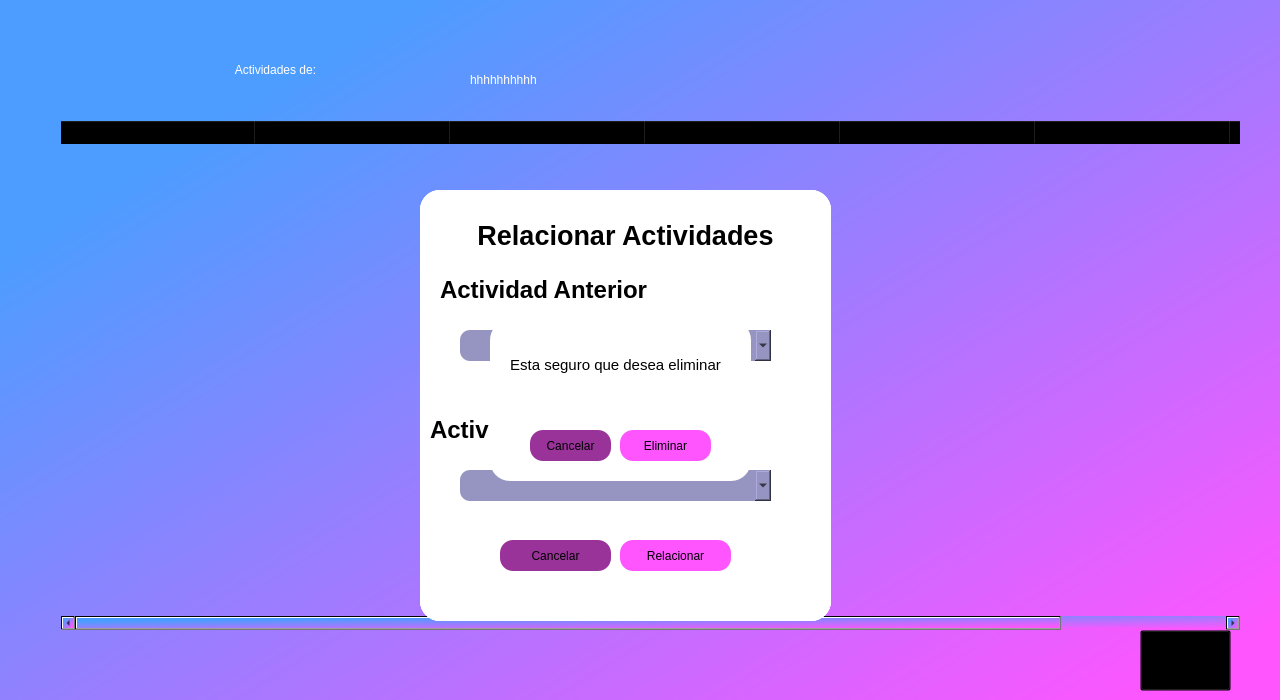
<?xml version="1.0" encoding="UTF-8"?>
<ui version="4.0">
 <class>Dialog</class>
 <widget class="QDialog" name="Dialog">
  <property name="enabled">
   <bool>true</bool>
  </property>
  <property name="geometry">
   <rect>
    <x>0</x>
    <y>0</y>
    <width>1280</width>
    <height>700</height>
   </rect>
  </property>
  <property name="windowTitle">
   <string>Dialog</string>
  </property>
  <layout class="QVBoxLayout" name="verticalLayout">
   <property name="spacing">
    <number>0</number>
   </property>
   <property name="leftMargin">
    <number>0</number>
   </property>
   <property name="topMargin">
    <number>0</number>
   </property>
   <property name="rightMargin">
    <number>0</number>
   </property>
   <property name="bottomMargin">
    <number>0</number>
   </property>
   <item>
    <widget class="QWidget" name="fondo" native="true">
     <property name="enabled">
      <bool>true</bool>
     </property>
     <property name="mouseTracking">
      <bool>true</bool>
     </property>
     <property name="autoFillBackground">
      <bool>false</bool>
     </property>
     <property name="styleSheet">
      <string notr="true">background-color:qlineargradient(spread:pad, x1:0.147, y1:0.193182, x2:0.975, y2:0.925682, stop:0 rgba(76, 157, 255, 255), stop:0.997468 rgba(255, 85, 255, 255))</string>
     </property>
     <widget class="QLabel" name="pro">
      <property name="geometry">
       <rect>
        <x>60</x>
        <y>30</y>
        <width>431</width>
        <height>81</height>
       </rect>
      </property>
      <property name="autoFillBackground">
       <bool>false</bool>
      </property>
      <property name="styleSheet">
       <string notr="true"> color:rgb(255, 255, 255);
font: 36pt &quot;Verdana&quot;;
background-color: rgba(0,0,0,0);
border-radius:20;</string>
      </property>
      <property name="text">
       <string>&lt;html&gt;&lt;head/&gt;&lt;body&gt;&lt;p align=&quot;center&quot;&gt;Actividades de:&lt;/p&gt;&lt;/body&gt;&lt;/html&gt;</string>
      </property>
      <property name="alignment">
       <set>Qt::AlignLeading|Qt::AlignLeft|Qt::AlignVCenter</set>
      </property>
     </widget>
     <widget class="QTableWidget" name="tableWidget">
      <property name="geometry">
       <rect>
        <x>60</x>
        <y>120</y>
        <width>1181</width>
        <height>511</height>
       </rect>
      </property>
      <property name="styleSheet">
       <string notr="true">background-color: rgba(0,0,0,0);
font: 12pt &quot;Verdana&quot;;</string>
      </property>
      <property name="showGrid">
       <bool>true</bool>
      </property>
      <property name="wordWrap">
       <bool>true</bool>
      </property>
      <attribute name="horizontalHeaderVisible">
       <bool>true</bool>
      </attribute>
      <attribute name="horizontalHeaderDefaultSectionSize">
       <number>195</number>
      </attribute>
      <attribute name="horizontalHeaderHighlightSections">
       <bool>true</bool>
      </attribute>
      <attribute name="verticalHeaderCascadingSectionResizes">
       <bool>false</bool>
      </attribute>
      <attribute name="verticalHeaderDefaultSectionSize">
       <number>30</number>
      </attribute>
      <column>
       <property name="text">
        <string>Nombre</string>
       </property>
       <property name="font">
        <font>
         <family>Verdana</family>
         <pointsize>12</pointsize>
         <weight>75</weight>
         <bold>true</bold>
        </font>
       </property>
      </column>
      <column>
       <property name="text">
        <string>Duracion</string>
       </property>
       <property name="font">
        <font>
         <family>Verdana</family>
         <pointsize>12</pointsize>
         <weight>75</weight>
         <bold>true</bold>
        </font>
       </property>
      </column>
      <column>
       <property name="text">
        <string>Fecha de inicio</string>
       </property>
       <property name="font">
        <font>
         <family>Verdana</family>
         <pointsize>12</pointsize>
         <weight>75</weight>
         <bold>true</bold>
        </font>
       </property>
      </column>
      <column>
       <property name="text">
        <string>Fecha fin</string>
       </property>
       <property name="font">
        <font>
         <family>Verdana</family>
         <pointsize>12</pointsize>
         <weight>75</weight>
         <bold>true</bold>
        </font>
       </property>
      </column>
      <column>
       <property name="text">
        <string>Critico</string>
       </property>
       <property name="font">
        <font>
         <family>Verdana</family>
         <pointsize>12</pointsize>
         <weight>75</weight>
         <bold>true</bold>
        </font>
       </property>
      </column>
      <column>
       <property name="text">
        <string>Editar</string>
       </property>
       <property name="font">
        <font>
         <family>Verdana</family>
         <pointsize>12</pointsize>
         <weight>75</weight>
         <bold>true</bold>
        </font>
       </property>
      </column>
      <column>
       <property name="text">
        <string>Eliminar</string>
       </property>
       <property name="font">
        <font>
         <family>Verdana</family>
         <pointsize>12</pointsize>
         <weight>75</weight>
         <bold>true</bold>
        </font>
       </property>
      </column>
     </widget>
     <widget class="QLabel" name="name">
      <property name="geometry">
       <rect>
        <x>470</x>
        <y>60</y>
        <width>461</width>
        <height>39</height>
       </rect>
      </property>
      <property name="styleSheet">
       <string notr="true">font: 26pt &quot;Rockwell&quot;; color:rgb(255, 255, 255);
background-color: rgba(0,0,0,0);
border-radius:20;</string>
      </property>
      <property name="text">
       <string>hhhhhhhhhh</string>
      </property>
     </widget>
     <widget class="QWidget" name="editar_act" native="true">
      <property name="enabled">
       <bool>true</bool>
      </property>
      <property name="geometry">
       <rect>
        <x>420</x>
        <y>190</y>
        <width>411</width>
        <height>431</height>
       </rect>
      </property>
      <property name="styleSheet">
       <string notr="true">background-color: rgb(255, 255, 255);
border-bottom-left-radius: 20px;
border-bottom-right-radius:20px;
border-top-left-radius: 20px;
border-top-right-radius: 20px;</string>
      </property>
      <widget class="QLabel" name="label_8">
       <property name="geometry">
        <rect>
         <x>10</x>
         <y>20</y>
         <width>391</width>
         <height>61</height>
        </rect>
       </property>
       <property name="autoFillBackground">
        <bool>false</bool>
       </property>
       <property name="styleSheet">
        <string notr="true">color: rgb(0, 0, 0);
font: 28pt &quot;Verdana&quot;;
background-color: rgba(0,0,0,0);
border-radius:20;</string>
       </property>
       <property name="text">
        <string>&lt;html&gt;&lt;head/&gt;&lt;body&gt;&lt;p align=&quot;center&quot;&gt;&lt;span style=&quot; font-size:24pt; font-weight:600;&quot;&gt;Editar Actividad&lt;/span&gt;&lt;/p&gt;&lt;/body&gt;&lt;/html&gt;</string>
       </property>
       <property name="alignment">
        <set>Qt::AlignLeading|Qt::AlignLeft|Qt::AlignVCenter</set>
       </property>
      </widget>
      <widget class="QLabel" name="label_9">
       <property name="geometry">
        <rect>
         <x>10</x>
         <y>80</y>
         <width>281</width>
         <height>61</height>
        </rect>
       </property>
       <property name="autoFillBackground">
        <bool>false</bool>
       </property>
       <property name="styleSheet">
        <string notr="true">color: rgb(0, 0, 0);
background-color: rgba(0,0,0,0);
border-radius:20;
font: 75 16pt &quot;Verdana&quot;;</string>
       </property>
       <property name="text">
        <string>&lt;html&gt;&lt;head/&gt;&lt;body&gt;&lt;p&gt;&lt;span style=&quot; font-size:18pt; font-weight:600;&quot;&gt;Nombre&lt;/span&gt;&lt;/p&gt;&lt;/body&gt;&lt;/html&gt;</string>
       </property>
       <property name="alignment">
        <set>Qt::AlignLeading|Qt::AlignLeft|Qt::AlignVCenter</set>
       </property>
      </widget>
      <widget class="QPushButton" name="cancelarbtn_3">
       <property name="geometry">
        <rect>
         <x>80</x>
         <y>350</y>
         <width>111</width>
         <height>31</height>
        </rect>
       </property>
       <property name="styleSheet">
        <string notr="true">background-color: rgb(153, 51, 153);
border-radius:13px;</string>
       </property>
       <property name="text">
        <string>Cancelar</string>
       </property>
      </widget>
      <widget class="QLabel" name="label_10">
       <property name="geometry">
        <rect>
         <x>10</x>
         <y>210</y>
         <width>281</width>
         <height>61</height>
        </rect>
       </property>
       <property name="autoFillBackground">
        <bool>false</bool>
       </property>
       <property name="styleSheet">
        <string notr="true">color: rgb(0, 0, 0);
background-color: rgba(0,0,0,0);
border-radius:20;
font: 75 16pt &quot;Verdana&quot;;</string>
       </property>
       <property name="text">
        <string>&lt;html&gt;&lt;head/&gt;&lt;body&gt;&lt;p&gt;&lt;span style=&quot; font-size:18pt; font-weight:600;&quot;&gt;Duracion&lt;/span&gt;&lt;/p&gt;&lt;/body&gt;&lt;/html&gt;</string>
       </property>
       <property name="alignment">
        <set>Qt::AlignLeading|Qt::AlignLeft|Qt::AlignVCenter</set>
       </property>
      </widget>
      <widget class="QLineEdit" name="nom_1">
       <property name="geometry">
        <rect>
         <x>10</x>
         <y>150</y>
         <width>381</width>
         <height>41</height>
        </rect>
       </property>
       <property name="styleSheet">
        <string notr="true">background-color: rgb(155, 159, 206);
border-radius:10px;
font: 12pt &quot;Verdana&quot;;</string>
       </property>
      </widget>
      <widget class="QLineEdit" name="dur">
       <property name="geometry">
        <rect>
         <x>10</x>
         <y>270</y>
         <width>381</width>
         <height>41</height>
        </rect>
       </property>
       <property name="styleSheet">
        <string notr="true">background-color: rgb(155, 159, 206);
border-radius:10px;
font: 12pt &quot;Verdana&quot;;</string>
       </property>
      </widget>
      <widget class="QPushButton" name="editar_btn">
       <property name="geometry">
        <rect>
         <x>200</x>
         <y>350</y>
         <width>111</width>
         <height>31</height>
        </rect>
       </property>
       <property name="styleSheet">
        <string notr="true">background-color:rgb(255, 85, 255);
border-radius:13px;</string>
       </property>
       <property name="text">
        <string>Editar</string>
       </property>
      </widget>
     </widget>
     <widget class="QWidget" name="eliminar" native="true">
      <property name="enabled">
       <bool>true</bool>
      </property>
      <property name="geometry">
       <rect>
        <x>490</x>
        <y>320</y>
        <width>261</width>
        <height>161</height>
       </rect>
      </property>
      <property name="styleSheet">
       <string notr="true">background-color: rgb(255, 255, 255);
border-bottom-left-radius: 20px;
border-bottom-right-radius:20px;
border-top-left-radius: 20px;
border-top-right-radius: 20px;</string>
      </property>
      <widget class="QLabel" name="label_7">
       <property name="geometry">
        <rect>
         <x>0</x>
         <y>10</y>
         <width>251</width>
         <height>71</height>
        </rect>
       </property>
       <property name="autoFillBackground">
        <bool>false</bool>
       </property>
       <property name="styleSheet">
        <string notr="true">color: rgb(0, 0, 0);
font: 18pt &quot;Verdana&quot;;
background-color: rgba(0,0,0,0);
border-radius:20;</string>
       </property>
       <property name="text">
        <string>&lt;html&gt;&lt;head/&gt;&lt;body&gt;&lt;p align=&quot;center&quot;&gt;&lt;span style=&quot; font-size:11pt;&quot;&gt;Esta seguro que desea eliminar&lt;/span&gt;&lt;/p&gt;&lt;/body&gt;&lt;/html&gt;</string>
       </property>
       <property name="alignment">
        <set>Qt::AlignLeading|Qt::AlignLeft|Qt::AlignVCenter</set>
       </property>
      </widget>
      <widget class="QLabel" name="nom_proy">
       <property name="geometry">
        <rect>
         <x>10</x>
         <y>70</y>
         <width>241</width>
         <height>41</height>
        </rect>
       </property>
       <property name="text">
        <string/>
       </property>
      </widget>
      <widget class="QPushButton" name="cancelarbtn_2">
       <property name="geometry">
        <rect>
         <x>40</x>
         <y>110</y>
         <width>81</width>
         <height>31</height>
        </rect>
       </property>
       <property name="styleSheet">
        <string notr="true">background-color: rgb(153, 51, 153);
border-radius:13px;</string>
       </property>
       <property name="text">
        <string>Cancelar</string>
       </property>
      </widget>
      <widget class="QPushButton" name="eliminarbtn">
       <property name="geometry">
        <rect>
         <x>130</x>
         <y>110</y>
         <width>91</width>
         <height>31</height>
        </rect>
       </property>
       <property name="styleSheet">
        <string notr="true">background-color:rgb(255, 85, 255);
border-radius:13px;</string>
       </property>
       <property name="text">
        <string>Eliminar</string>
       </property>
      </widget>
     </widget>
     <widget class="QWidget" name="crear_act" native="true">
      <property name="enabled">
       <bool>true</bool>
      </property>
      <property name="geometry">
       <rect>
        <x>420</x>
        <y>190</y>
        <width>411</width>
        <height>431</height>
       </rect>
      </property>
      <property name="styleSheet">
       <string notr="true">background-color: rgb(255, 255, 255);
border-bottom-left-radius: 20px;
border-bottom-right-radius:20px;
border-top-left-radius: 20px;
border-top-right-radius: 20px;</string>
      </property>
      <widget class="QLabel" name="label_11">
       <property name="geometry">
        <rect>
         <x>10</x>
         <y>20</y>
         <width>391</width>
         <height>61</height>
        </rect>
       </property>
       <property name="autoFillBackground">
        <bool>false</bool>
       </property>
       <property name="styleSheet">
        <string notr="true">color: rgb(0, 0, 0);
font: 28pt &quot;Verdana&quot;;
background-color: rgba(0,0,0,0);
border-radius:20;</string>
       </property>
       <property name="text">
        <string>&lt;html&gt;&lt;head/&gt;&lt;body&gt;&lt;p align=&quot;center&quot;&gt;&lt;span style=&quot; font-size:24pt; font-weight:600;&quot;&gt;Crear Actividad&lt;/span&gt;&lt;/p&gt;&lt;/body&gt;&lt;/html&gt;</string>
       </property>
       <property name="alignment">
        <set>Qt::AlignLeading|Qt::AlignLeft|Qt::AlignVCenter</set>
       </property>
      </widget>
      <widget class="QLabel" name="label_12">
       <property name="geometry">
        <rect>
         <x>10</x>
         <y>80</y>
         <width>281</width>
         <height>61</height>
        </rect>
       </property>
       <property name="autoFillBackground">
        <bool>false</bool>
       </property>
       <property name="styleSheet">
        <string notr="true">color: rgb(0, 0, 0);
background-color: rgba(0,0,0,0);
border-radius:20;
font: 75 16pt &quot;Verdana&quot;;</string>
       </property>
       <property name="text">
        <string>&lt;html&gt;&lt;head/&gt;&lt;body&gt;&lt;p&gt;&lt;span style=&quot; font-size:18pt; font-weight:600;&quot;&gt;Nombre&lt;/span&gt;&lt;/p&gt;&lt;/body&gt;&lt;/html&gt;</string>
       </property>
       <property name="alignment">
        <set>Qt::AlignLeading|Qt::AlignLeft|Qt::AlignVCenter</set>
       </property>
      </widget>
      <widget class="QPushButton" name="cancelarbtn_4">
       <property name="geometry">
        <rect>
         <x>80</x>
         <y>350</y>
         <width>111</width>
         <height>31</height>
        </rect>
       </property>
       <property name="styleSheet">
        <string notr="true">background-color: rgb(153, 51, 153);
border-radius:13px;</string>
       </property>
       <property name="text">
        <string>Cancelar</string>
       </property>
      </widget>
      <widget class="QLabel" name="label_13">
       <property name="geometry">
        <rect>
         <x>10</x>
         <y>210</y>
         <width>281</width>
         <height>61</height>
        </rect>
       </property>
       <property name="autoFillBackground">
        <bool>false</bool>
       </property>
       <property name="styleSheet">
        <string notr="true">color: rgb(0, 0, 0);
background-color: rgba(0,0,0,0);
border-radius:20;
font: 75 16pt &quot;Verdana&quot;;</string>
       </property>
       <property name="text">
        <string>&lt;html&gt;&lt;head/&gt;&lt;body&gt;&lt;p&gt;&lt;span style=&quot; font-size:18pt; font-weight:600;&quot;&gt;Duracion&lt;/span&gt;&lt;/p&gt;&lt;/body&gt;&lt;/html&gt;</string>
       </property>
       <property name="alignment">
        <set>Qt::AlignLeading|Qt::AlignLeft|Qt::AlignVCenter</set>
       </property>
      </widget>
      <widget class="QLineEdit" name="nom_2">
       <property name="geometry">
        <rect>
         <x>10</x>
         <y>150</y>
         <width>381</width>
         <height>41</height>
        </rect>
       </property>
       <property name="styleSheet">
        <string notr="true">background-color: rgb(155, 159, 206);
border-radius:10px;
font: 12pt &quot;Verdana&quot;;</string>
       </property>
      </widget>
      <widget class="QLineEdit" name="dur_2">
       <property name="geometry">
        <rect>
         <x>10</x>
         <y>270</y>
         <width>381</width>
         <height>41</height>
        </rect>
       </property>
       <property name="styleSheet">
        <string notr="true">background-color: rgb(155, 159, 206);
border-radius:10px;
font: 12pt &quot;Verdana&quot;;</string>
       </property>
      </widget>
      <widget class="QPushButton" name="crear_actbtn">
       <property name="geometry">
        <rect>
         <x>200</x>
         <y>350</y>
         <width>111</width>
         <height>31</height>
        </rect>
       </property>
       <property name="styleSheet">
        <string notr="true">background-color:rgb(255, 85, 255);
border-radius:13px;</string>
       </property>
       <property name="text">
        <string>Crear</string>
       </property>
      </widget>
     </widget>
     <widget class="QWidget" name="relacionar_w" native="true">
      <property name="enabled">
       <bool>true</bool>
      </property>
      <property name="geometry">
       <rect>
        <x>420</x>
        <y>190</y>
        <width>411</width>
        <height>431</height>
       </rect>
      </property>
      <property name="styleSheet">
       <string notr="true">background-color: rgb(255, 255, 255);
border-bottom-left-radius: 20px;
border-bottom-right-radius:20px;
border-top-left-radius: 20px;
border-top-right-radius: 20px;</string>
      </property>
      <widget class="QLabel" name="label_14">
       <property name="geometry">
        <rect>
         <x>10</x>
         <y>0</y>
         <width>391</width>
         <height>91</height>
        </rect>
       </property>
       <property name="autoFillBackground">
        <bool>false</bool>
       </property>
       <property name="styleSheet">
        <string notr="true">color: rgb(0, 0, 0);
font: 25pt &quot;Verdana&quot;;
background-color: rgba(0,0,0,0);
border-radius:20;</string>
       </property>
       <property name="text">
        <string>&lt;html&gt;&lt;head/&gt;&lt;body&gt;&lt;p align=&quot;center&quot;&gt;&lt;span style=&quot; font-size:20pt; font-weight:600;&quot;&gt;Relacionar Actividades&lt;/span&gt;&lt;/p&gt;&lt;/body&gt;&lt;/html&gt;</string>
       </property>
       <property name="alignment">
        <set>Qt::AlignLeading|Qt::AlignLeft|Qt::AlignVCenter</set>
       </property>
      </widget>
      <widget class="QLabel" name="label_15">
       <property name="geometry">
        <rect>
         <x>20</x>
         <y>70</y>
         <width>281</width>
         <height>61</height>
        </rect>
       </property>
       <property name="autoFillBackground">
        <bool>false</bool>
       </property>
       <property name="styleSheet">
        <string notr="true">color: rgb(0, 0, 0);
background-color: rgba(0,0,0,0);
border-radius:20;
font: 75 16pt &quot;Verdana&quot;;</string>
       </property>
       <property name="text">
        <string>&lt;html&gt;&lt;head/&gt;&lt;body&gt;&lt;p&gt;&lt;span style=&quot; font-size:18pt; font-weight:600;&quot;&gt;Actividad Anterior&lt;/span&gt;&lt;/p&gt;&lt;/body&gt;&lt;/html&gt;</string>
       </property>
       <property name="alignment">
        <set>Qt::AlignLeading|Qt::AlignLeft|Qt::AlignVCenter</set>
       </property>
      </widget>
      <widget class="QPushButton" name="cancelarbtn_5">
       <property name="geometry">
        <rect>
         <x>80</x>
         <y>350</y>
         <width>111</width>
         <height>31</height>
        </rect>
       </property>
       <property name="styleSheet">
        <string notr="true">background-color: rgb(153, 51, 153);
border-radius:13px;</string>
       </property>
       <property name="text">
        <string>Cancelar</string>
       </property>
      </widget>
      <widget class="QLabel" name="label_16">
       <property name="geometry">
        <rect>
         <x>10</x>
         <y>210</y>
         <width>281</width>
         <height>61</height>
        </rect>
       </property>
       <property name="autoFillBackground">
        <bool>false</bool>
       </property>
       <property name="styleSheet">
        <string notr="true">color: rgb(0, 0, 0);
background-color: rgba(0,0,0,0);
border-radius:20;
font: 75 16pt &quot;Verdana&quot;;</string>
       </property>
       <property name="text">
        <string>&lt;html&gt;&lt;head/&gt;&lt;body&gt;&lt;p&gt;&lt;span style=&quot; font-size:18pt; font-weight:600;&quot;&gt;Actividad Siguiente&lt;/span&gt;&lt;/p&gt;&lt;/body&gt;&lt;/html&gt;</string>
       </property>
       <property name="alignment">
        <set>Qt::AlignLeading|Qt::AlignLeft|Qt::AlignVCenter</set>
       </property>
      </widget>
      <widget class="QPushButton" name="relacionar_btn">
       <property name="geometry">
        <rect>
         <x>200</x>
         <y>350</y>
         <width>111</width>
         <height>31</height>
        </rect>
       </property>
       <property name="styleSheet">
        <string notr="true">background-color:rgb(255, 85, 255);
border-radius:13px;</string>
       </property>
       <property name="text">
        <string>Relacionar</string>
       </property>
      </widget>
      <widget class="QComboBox" name="anterior_box">
       <property name="geometry">
        <rect>
         <x>40</x>
         <y>140</y>
         <width>311</width>
         <height>31</height>
        </rect>
       </property>
       <property name="styleSheet">
        <string notr="true">font: 14pt &quot;Verdana&quot;;
background-color: rgb(150, 148, 193);
border-radius:10px;</string>
       </property>
      </widget>
      <widget class="QComboBox" name="siguiente_box">
       <property name="geometry">
        <rect>
         <x>40</x>
         <y>280</y>
         <width>311</width>
         <height>31</height>
        </rect>
       </property>
       <property name="styleSheet">
        <string notr="true">font: 14pt &quot;Verdana&quot;;
background-color: rgb(150, 148, 193);
border-radius:10px;</string>
       </property>
      </widget>
     </widget>
     <widget class="QPushButton" name="pushButton">
      <property name="geometry">
       <rect>
        <x>1140</x>
        <y>630</y>
        <width>91</width>
        <height>61</height>
       </rect>
      </property>
      <property name="styleSheet">
       <string notr="true">background-color: rgba(0,0,0,0);</string>
      </property>
      <property name="text">
       <string/>
      </property>
      <property name="icon">
       <iconset>
        <normaloff>add-icon.png</normaloff>add-icon.png</iconset>
      </property>
      <property name="iconSize">
       <size>
        <width>50</width>
        <height>50</height>
       </size>
      </property>
     </widget>
     <zorder>tableWidget</zorder>
     <zorder>pro</zorder>
     <zorder>name</zorder>
     <zorder>editar_act</zorder>
     <zorder>crear_act</zorder>
     <zorder>relacionar_w</zorder>
     <zorder>eliminar</zorder>
     <zorder>pushButton</zorder>
    </widget>
   </item>
  </layout>
 </widget>
 <resources/>
 <connections/>
</ui>
